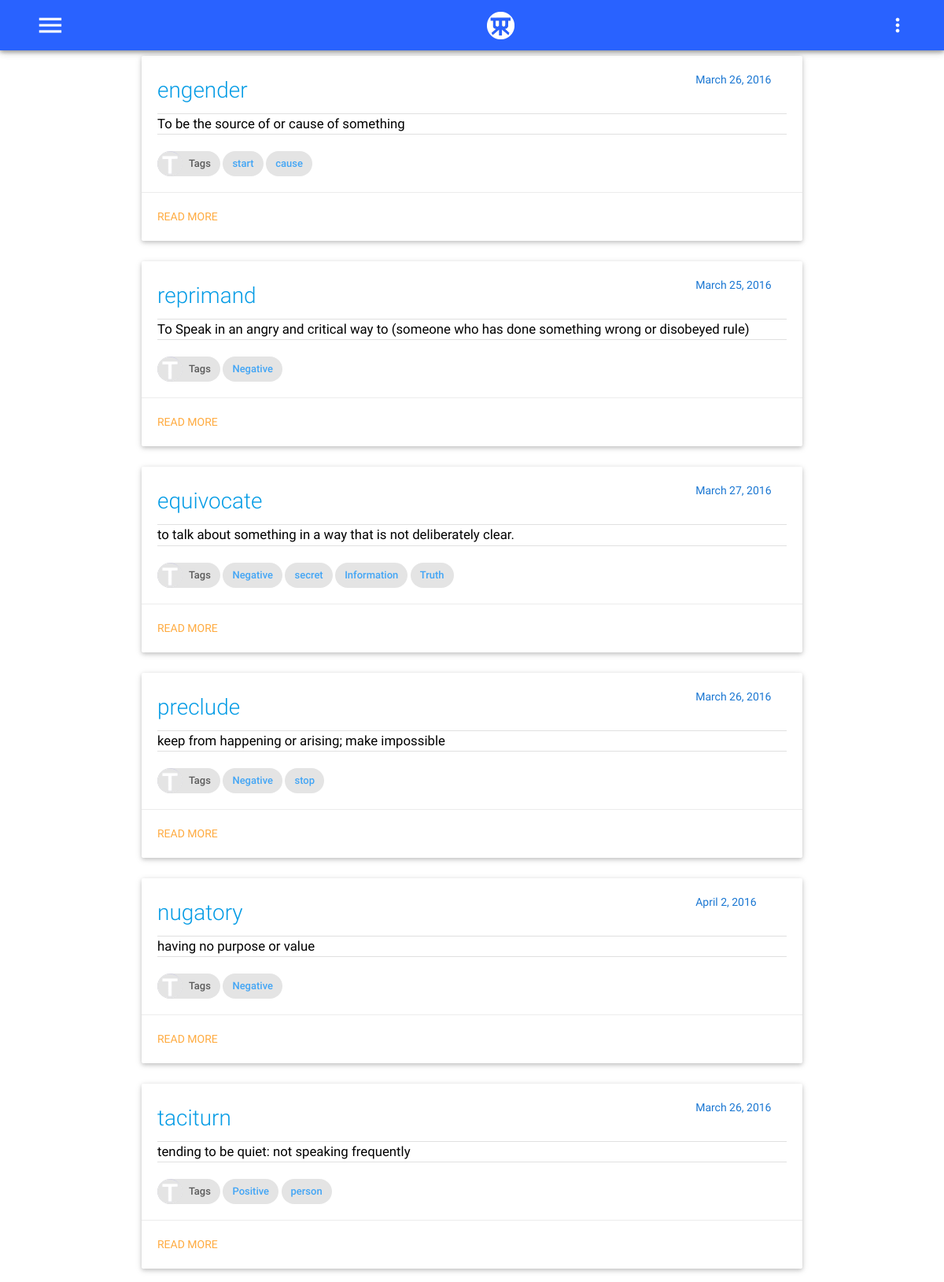
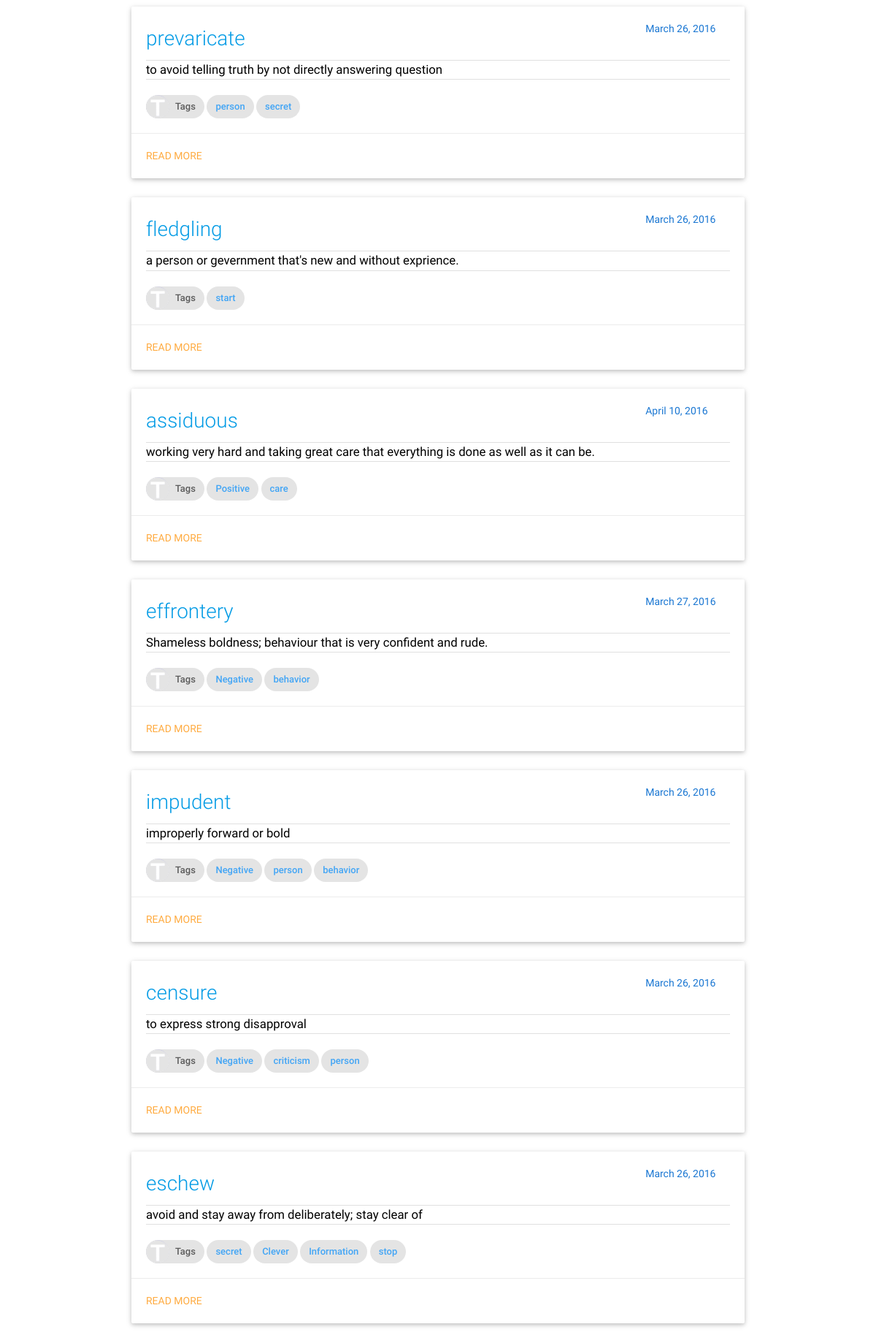
The app's page /gre/ (upper part) with its own data (2 pictures, top to bottom).
### gre/models.py (models this page shows, shortened)
class Vocab(models.Model):
    word = models.CharField(max_length=25,unique=True)
    meaning = models.CharField(max_length=250)
    sentences = models.TextField();
    createdate = models.DateTimeField(auto_now_add=True)
    updatedate = models.DateTimeField(auto_now=True)
    category = models.ManyToManyField('Tag',blank=False)
    source = models.ManyToManyField('Source',blank=False)
    synonym = models.ManyToManyField('Vocab',  blank=True, related_name="%(app_label)s_%(class)s_related_synonym")
    antonym = models.ManyToManyField('Vocab',  blank=True, related_name="%(app_label)s_%(class)s_related_antonym")
    seealso = models.ManyToManyField('Vocab',  blank=True, related_name="%(app_label)s_%(class)s_related_see_also" )

class Tag(models.Model):
    tagname = models.CharField(max_length=200,unique=True)
    def __str__(self):
        return self.tagname

### gre/views.py (the view)
class GreIndex(View):
    def get(self,request):
        allword = list(Vocab.objects.all())
        random.shuffle(allword)
        template = loader.get_template('gre/index.html')
        Repeat = [1,2]
        context   = {
            'Repeat' : Repeat,
            'allword' : allword,
        }
        return HttpResponse(template.render(context,request))

### gre/templates/gre/index.html
{%extends "base.html" %}
{%load staticfiles %}
{%load BlogExtras %}
{%block bodycontent %}
{%block full-card %}
<div class="container">
{% for word in allword %}
<div class="row">
    <div class="col l12 s12 m12">
      <div class="card ">
        <div class="card-content black-text">
          <div class="row">
              <div class="col s12 m8 l10">
                  <span class="card-title teal-text text-darken-3" style="font-size: 2em">
                      <a href="{% url 'gre:meaning' word.word %}">{{word.word}}</a>
                  </span>
              </div>
              <div class="col s12 m4  l2">
                  <span class="blue-text text-darken-2" style="text-align: right;">{{word.createdate|date:"F j, Y"}}</span>
              </div>
            </div>
            <div class="divider"></div>
            <div class="content" style="text-align: justify; font-size: 1.2em">
            <p>
                {{word.meaning}}<br/>
            </p>
          </div>
          <div class="divider"></div>
          <br/>
          <a href="{% url 'gre:alltag' %}">
          <div class="chip">
                <img src="{%static 'images/capital-t.png'%}" alt="Tags">
                Tags
          </div>
          </a>
          {%for tag in word.category.all %}
          <a href="{% url 'gre:tag' tag %}"><div class="chip blue-text text-lighten-1">{{tag}}</div></a>
          {%endfor %}
        </div>
        <div class="card-action">
            <a href="{% url 'gre:meaning' word.word %}">read more</a>
        </div>
      </div>
    </div>
</div>
{% endfor %}
</div>
{%endblock full-card%}
{%endblock bodycontent %}

### static/css/style.css (style rules this page uses)
html { font-size: 14px; }
.row { margin-bottom: 5px; }

### records on screen
Vocab: word "engender", createdate "March 26, 2016", meaning "To be the source of or cause of something"
Tag: tagname "start"
Tag: tagname "cause"
Vocab: word "reprimand", createdate "March 25, 2016", meaning "To Speak in an angry and critical way to (someone who has done something wrong or disobeyed rule)"
Tag: tagname "Negative"
Vocab: word "equivocate", createdate "March 27, 2016", meaning "to talk about something in a way that is not deliberately clear."
Tag: tagname "secret"
Tag: tagname "Information"
Tag: tagname "Truth"
Vocab: word "preclude", createdate "March 26, 2016", meaning "keep from happening or arising; make impossible"
Tag: tagname "stop"
Vocab: word "nugatory", createdate "April 2, 2016", meaning "having no purpose or value"
Vocab: word "taciturn", createdate "March 26, 2016", meaning "tending to be quiet: not speaking frequently"
Tag: tagname "Positive"
Tag: tagname "person"
Vocab: word "prevaricate", createdate "March 26, 2016", meaning "to avoid telling truth by not directly answering question"
Vocab: word "fledgling", createdate "March 26, 2016", meaning "a person or gevernment that's new and without exprience."
Vocab: word "assiduous", createdate "April 10, 2016", meaning "working very hard and taking great care that everything is done as well as it can be."
Tag: tagname "care"
Vocab: word "effrontery", createdate "March 27, 2016", meaning "Shameless boldness; behaviour that is very confident and rude."
Tag: tagname "behavior"
Vocab: word "impudent", createdate "March 26, 2016", meaning "improperly forward or bold"
Vocab: word "censure", createdate "March 26, 2016", meaning "to express strong disapproval"
Tag: tagname "criticism"
Vocab: word "eschew", createdate "March 26, 2016", meaning "avoid and stay away from deliberately; stay clear of"
Tag: tagname "Clever"
